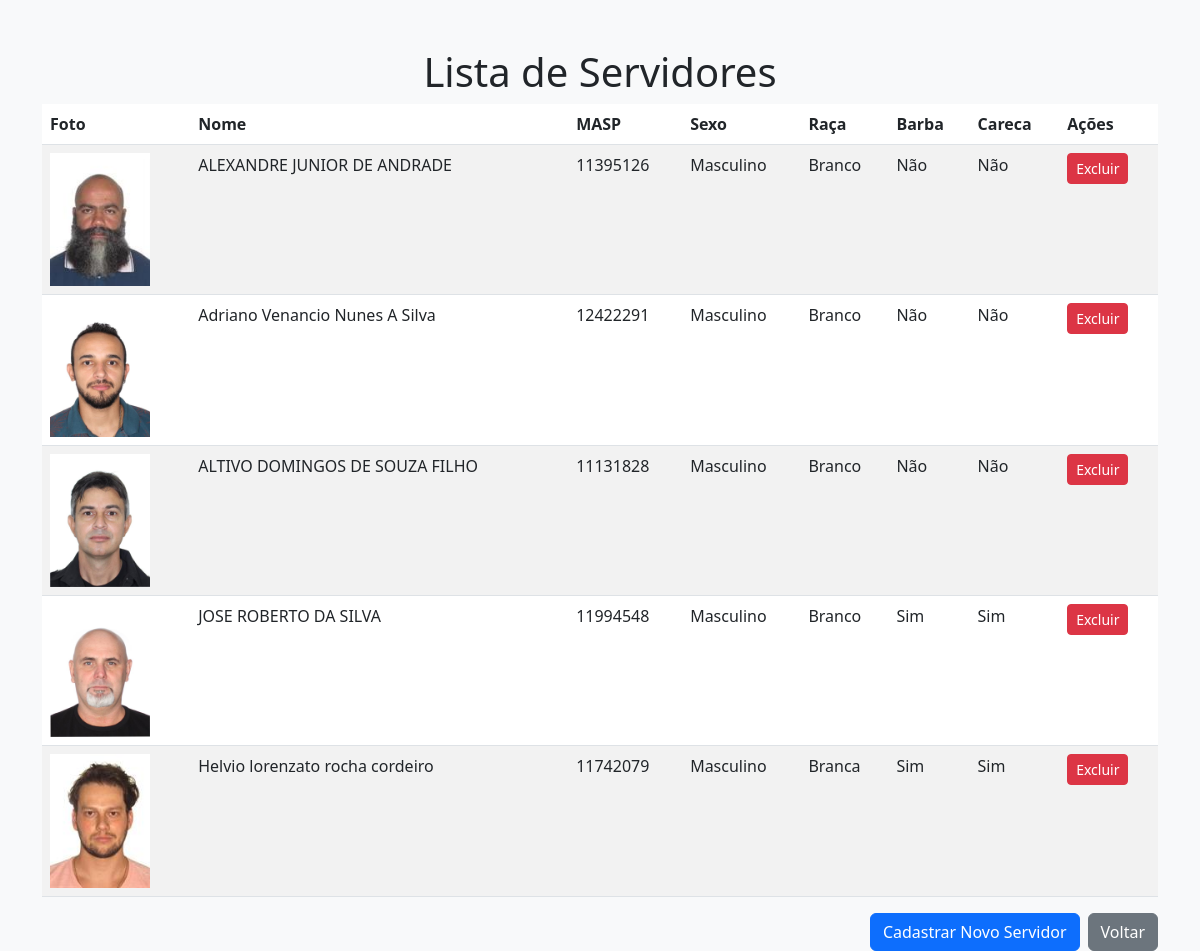
Screenshot of /listar with the database file from the repository.
### tables this page shows
CREATE TABLE servidores (
            id INTEGER PRIMARY KEY AUTOINCREMENT,
            masp TEXT UNIQUE NOT NULL,
            nome TEXT NOT NULL,
            sexo TEXT NOT NULL,
            raca TEXT NOT NULL,
            foto BLOB NOT NULL,
            barba TEXT NOT NULL,
            careca TEXT NOT NULL
        );

### app.py (the view)
@app.route('/listar')
def listar():
    conn = sqlite3.connect('servidores.db')
    cursor = conn.cursor()
    cursor.execute('SELECT * FROM servidores')
    servidores = cursor.fetchall()
    conn.close()
    servidores_ajustados = []
    for servidor in servidores:
        servidor_lista = list(servidor)
        if servidor_lista[5]:  # Verifica se há um caminho de foto
            servidor_lista[5] = servidor_lista[5].replace('static/', '')  # Remove o prefixo 'static/'
        servidores_ajustados.append(servidor_lista)
    return render_template('listagem.html', servidores=servidores_ajustados)

### templates/listagem.html (shortened to what this page needs)
<!DOCTYPE html>
<html lang="pt-BR">
<head>
    <link href="https://cdn.jsdelivr.net/npm/bootstrap@5.3.0/dist/css/bootstrap.min.css" rel="stylesheet">
</head>
<body class="bg-light">
    <div class="container mt-5">
        <h1 class="text-center">Lista de Servidores</h1>
        <table class="table table-striped">
            <thead>
                <tr>
                    <th>Foto</th>
                    <th>Nome</th>
                    <th>MASP</th>
                    <th>Sexo</th>
                    <th>Raça</th>
                    <th>Barba</th>
                    <th>Careca</th>
                    <th>Ações</th>
                </tr>
            </thead>
            <tbody>
                {% for servidor in servidores %}
                <tr>
                    <td>
                        {% if servidor[5] %}
                            <img src="{{ url_for('static', filename=servidor[5]) }}" alt="Foto do Servidor" width="100">
                        {% else %}
                            Sem foto
                        {% endif %}
                    </td>
                    <td>{{ servidor[2] }}</td>
                    <td>{{ servidor[1] }}</td>
                    <td>{{ servidor[3] }}</td>
                    <td>{{ servidor[4] }}</td>
                    <td>{{ servidor[6] }}</td>
                    <td>{{ servidor[7] }}</td>
                    <td>
                        <a href="{{ url_for('excluir', id=servidor[0]) }}" class="btn btn-danger btn-sm">Excluir</a>
                    </td>
                </tr>
                {% endfor %}
            </tbody>
        </table>
        <div class="d-grid gap-2 d-md-flex justify-content-md-end">
            <a href="{{ url_for('cadastrar') }}" class="btn btn-primary">Cadastrar Novo Servidor</a>
            <a href="{{ url_for('index') }}" class="btn btn-secondary">Voltar</a>
        </div>
    </div>
</body>
</html>

### rows the page displays
servidores: foto (picture), nome "ALEXANDRE JUNIOR DE ANDRADE", masp "11395126", sexo "Masculino", raca "Branco", barba "Não", careca "Não"
servidores: foto (picture), nome "Adriano Venancio Nunes A Silva", masp "12422291", sexo "Masculino", raca "Branco", barba "Não", careca "Não"
servidores: foto (picture), nome "ALTIVO DOMINGOS DE SOUZA FILHO", masp "11131828", sexo "Masculino", raca "Branco", barba "Não", careca "Não"
servidores: foto (picture), nome "JOSE ROBERTO DA SILVA", masp "11994548", sexo "Masculino", raca "Branco", barba "Sim", careca "Sim"
servidores: foto (picture), nome "Helvio lorenzato rocha cordeiro", masp "11742079", sexo "Masculino", raca "Branca", barba "Sim", careca "Sim"
